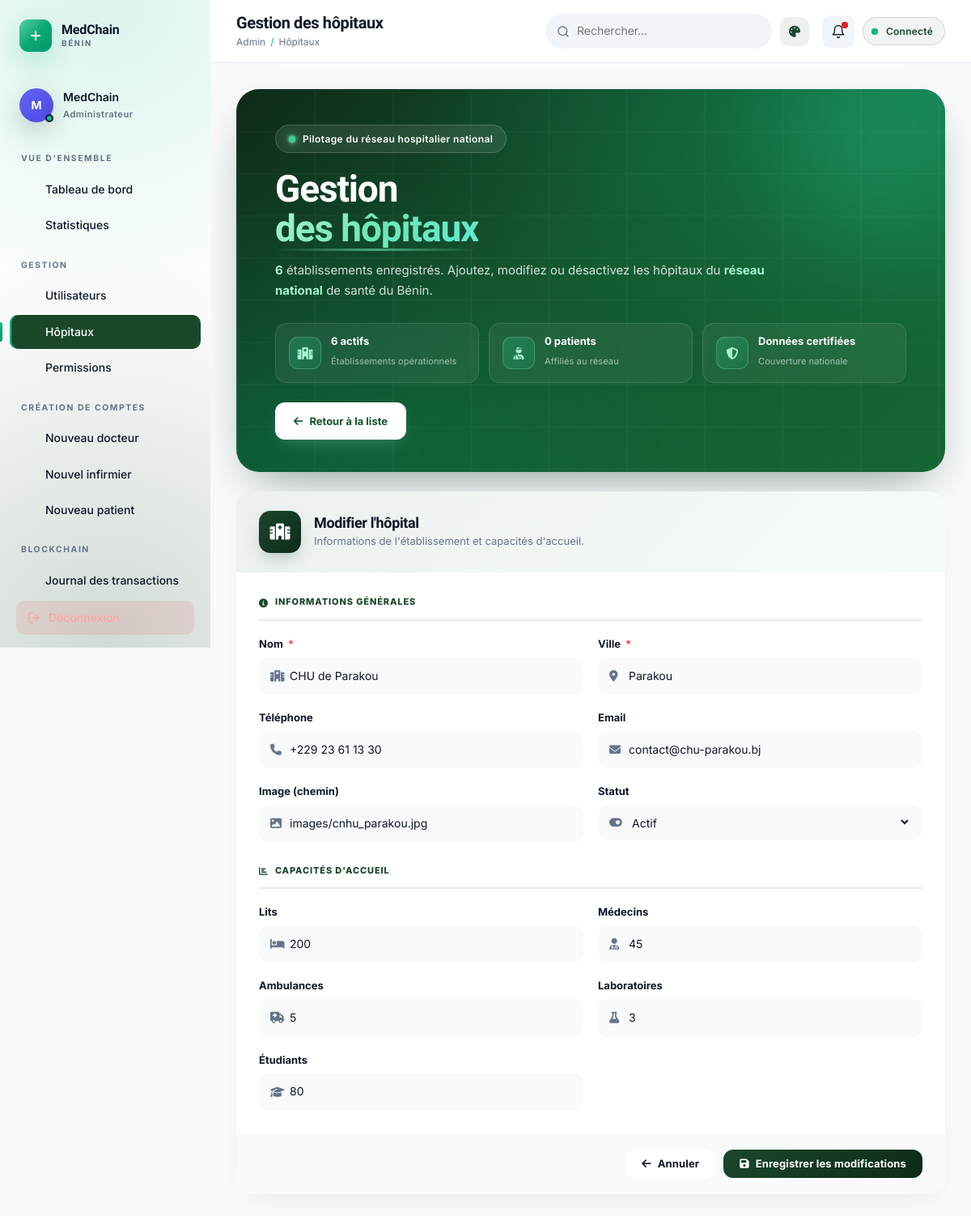
/gestion_hopitaux.php?mode=modifier&id=15 (signed in), run on the app's committed database.
### tables this page shows
CREATE TABLE `hopitaux` (
  `id` int(11) NOT NULL AUTO_INCREMENT,
  `nom` varchar(255) NOT NULL,
  `ville` varchar(255) NOT NULL,
  `telephone` varchar(20) DEFAULT NULL,
  `email` varchar(100) DEFAULT NULL,
  `code_blockchain` varchar(64) DEFAULT NULL,
  `date_creation` timestamp NOT NULL DEFAULT current_timestamp(),
  `statut` enum('actif','inactif') DEFAULT 'actif',
  `nombre_lits` int(11) NOT NULL,
  `nombre_medecins` int(11) NOT NULL,
  `nombre_ambulances` int(11) NOT NULL,
  `nombre_labos` int(11) NOT NULL,
  `nombre_etudiants` int(11) NOT NULL,
  `Image` varchar(255) NOT NULL,
  PRIMARY KEY (`id`),
  UNIQUE KEY `code_blockchain` (`code_blockchain`)
);

### gestion_hopitaux.php (the view, shortened to what this page needs)
<?php
require_once 'config.php';
$mode    = $_GET['mode'] ?? 'liste';
$editId  = (int)($_GET['id'] ?? 0);
$hopitalEdit = null;
if ($mode === 'modifier' && $editId > 0) {
    $stmt = $pdo->prepare("SELECT * FROM hopitaux WHERE id=?");
    $stmt->execute([$editId]);
    $hopitalEdit = $stmt->fetch();
}
$hopitaux = $pdo->query("
    SELECT h.*,
        (SELECT COUNT(*) FROM patients WHERE hopital_reference=h.id) AS nb_patients,
        (SELECT COUNT(*) FROM infirmiers WHERE hopital_principal_id=h.id) AS nb_infirmiers,
        (SELECT COUNT(*) FROM docteurs WHERE hopital_id=h.id) AS nb_docteurs
    FROM hopitaux h ORDER BY h.nom
")->fetchAll();
require_once 'includes/header_dashboard.php';
?>
<?php
  $totalActifs   = count(array_filter($hopitaux, fn($h) => ($h['statut'] ?? '') === 'actif'));
  $totalPatients = array_sum(array_column($hopitaux, 'nb_patients'));
?>
<section class="creer-hero reveal-up">
  <div class="ch-decor">
    <div class="ch-orb ch-orb-1"></div>
    <div class="ch-orb ch-orb-2"></div>
  </div>
  <div class="ch-content">
    <span class="ch-eyebrow">
      <span class="ch-dot"></span>
      Pilotage du réseau hospitalier national
    </span>
    <h1 class="ch-title">
      Gestion<br>
      <span class="ch-title-hl">des hôpitaux</span>
    </h1>
    <p class="ch-lead">
      <strong><?= count($hopitaux) ?></strong> établissements enregistrés.
      Ajoutez, modifiez ou désactivez les hôpitaux du <strong>réseau national</strong> de santé du Bénin.
    </p>
    <div class="ch-chips">
      <div class="ch-chip">
        <div class="ch-chip-icon"><i class="fas fa-hospital"></i></div>
        <div class="ch-chip-text">
          <strong><?= $totalActifs ?> actifs</strong>
          <span>Établissements opérationnels</span>
        </div>
      </div>
      <div class="ch-chip">
        <div class="ch-chip-icon"><i class="fas fa-user-injured"></i></div>
        <div class="ch-chip-text">
          <strong><?= $totalPatients ?> patients</strong>
          <span>Affiliés au réseau</span>
        </div>
      </div>
      <div class="ch-chip">
        <div class="ch-chip-icon"><i class="fas fa-shield-halved"></i></div>
        <div class="ch-chip-text">
          <strong>Données certifiées</strong>
          <span>Couverture nationale</span>
        </div>
      </div>
    </div>
    <div class="ch-actions">
      <?php if ($mode === 'liste'): ?>
        <a href="?mode=ajouter" class="ch-btn ch-btn-primary">
          <i class="fas fa-plus-circle"></i> Nouvel hôpital
        </a>
      <?php else: ?>
        <a href="gestion_hopitaux.php" class="ch-btn ch-btn-primary">
          <i class="fas fa-arrow-left"></i> Retour à la liste
        </a>
      <?php endif; ?>
    </div>
  </div>
</section>
<?php if ($mode === 'liste'): ?>
<section class="dash-card reveal-up">
  <div class="dash-card-head">
    <div>
      <h3><i class="fas fa-hospital" style="color:var(--forest)"></i> <?= count($hopitaux) ?> établissement<?= count($hopitaux) > 1 ? 's' : '' ?></h3>
      <p>Triés par ordre alphabétique</p>
    </div>
  </div>
  <?php if (empty($hopitaux)): ?>
    <div class="empty">
      <div class="empty-icon"><i class="fas fa-hospital"></i></div>
      <h4>Aucun hôpital enregistré</h4>
      <p>Cliquez sur « Nouvel hôpital » pour commencer.</p>
    </div>
  <?php else: ?>
    <div class="hopital-list">
      <?php foreach ($hopitaux as $h): ?>
        <div class="hopital-card <?= ($h['statut'] ?? 'actif') !== 'actif' ? 'is-inactive' : '' ?>">
          <div class="hopital-icon"><i class="fas fa-hospital"></i></div>
          <div class="hopital-body">
            <div class="hopital-head">
              <h4><?= htmlspecialchars($h['nom']) ?></h4>
              <span class="hopital-badge <?= ($h['statut'] ?? 'actif') === 'actif' ? 'ok' : 'ko' ?>">
                <?= ucfirst($h['statut'] ?? 'actif') ?>
              </span>
            </div>
            <p class="hopital-meta">
              <span><i class="fas fa-map-marker-alt"></i> <?= htmlspecialchars($h['ville']) ?></span>
              <?php if ($h['telephone']): ?><span><i class="fas fa-phone"></i> <?= htmlspecialchars($h['telephone']) ?></span><?php endif; ?>
              <?php if ($h['email']): ?><span><i class="fas fa-envelope"></i> <?= htmlspecialchars($h['email']) ?></span><?php endif; ?>
            </p>
            <div class="hopital-stats">
              <span><i class="fas fa-bed"></i> <?= (int)($h['nombre_lits'] ?? 0) ?> lits</span>
              <span><i class="fas fa-user-injured"></i> <?= (int)$h['nb_patients'] ?> patients</span>
              <span><i class="fas fa-user-nurse"></i> <?= (int)$h['nb_infirmiers'] ?> infirmiers</span>
              <span><i class="fas fa-user-md"></i> <?= (int)$h['nb_docteurs'] ?> docteurs</span>
              <span><i class="fas fa-flask"></i> <?= (int)($h['nombre_labos'] ?? 0) ?> labos</span>
              <span><i class="fas fa-ambulance"></i> <?= (int)($h['nombre_ambulances'] ?? 0) ?> ambulances</span>
            </div>
          </div>
          <div class="hopital-actions">
            <a href="?mode=modifier&id=<?= (int)$h['id'] ?>" class="btn btn-outline btn-sm">
              <i class="fas fa-edit"></i> Modifier
            </a>
            <form method="POST" action="gestion_hopitaux.php" style="display:inline" onsubmit="return confirm('Supprimer cet hôpital ?');">
              <?= csrf_field() ?>
              <input type="hidden" name="action" value="supprimer">
              <input type="hidden" name="id" value="<?= (int)$h['id'] ?>">
              <button type="submit" class="btn btn-danger btn-sm">
                <i class="fas fa-trash"></i> Supprimer
              </button>
            </form>
          </div>
        </div>
      <?php endforeach; ?>
    </div>
  <?php endif; ?>
</section>
<?php else:  ?>
<section class="form-shell reveal-up">
  <form method="POST" action="gestion_hopitaux.php" class="form-card" autocomplete="off">
    <div class="form-head forest">
      <div class="form-head-icon forest-icon"><i class="fas fa-hospital"></i></div>
      <div>
        <h2><?= $mode === 'modifier' ? "Modifier l'hôpital" : "Nouvel hôpital" ?></h2>
        <p>Informations de l'établissement et capacités d'accueil.</p>
      </div>
    </div>
    <div class="form-body">
      <div class="section-divider"><i class="fas fa-info-circle"></i> Informations générales</div>
      <div class="form-grid">
        <div class="form-group">
          <label>Nom <span class="req">*</span></label>
          <div class="input-shell"><i class="fas fa-hospital"></i>
            <input type="text" name="nom" required placeholder="Nom officiel"
                   value="<?= htmlspecialchars($hopitalEdit['nom'] ?? $_POST['nom'] ?? '') ?>">
          </div>
        </div>
        <div class="form-group">
          <label>Ville <span class="req">*</span></label>
          <div class="input-shell"><i class="fas fa-map-marker-alt"></i>
            <input type="text" name="ville" required placeholder="Cotonou, Parakou..."
                   value="<?= htmlspecialchars($hopitalEdit['ville'] ?? $_POST['ville'] ?? '') ?>">
          </div>
        </div>
        <div class="form-group">
          <label>Téléphone</label>
          <div class="input-shell"><i class="fas fa-phone"></i>
            <input type="text" name="telephone" placeholder="+229 00 00 00 00"
                   value="<?= htmlspecialchars($hopitalEdit['telephone'] ?? '') ?>">
          </div>
        </div>
        <div class="form-group">
          <label>Email</label>
          <div class="input-shell"><i class="fas fa-envelope"></i>
            <input type="email" name="email" placeholder="contact@hopital.bj"
                   value="<?= htmlspecialchars($hopitalEdit['email'] ?? '') ?>">
          </div>
        </div>
        <div class="form-group">
          <label>Image (chemin)</label>
          <div class="input-shell"><i class="fas fa-image"></i>
            <input type="text" name="image" placeholder="images/cnhu.jpg"
                   value="<?= htmlspecialchars($hopitalEdit['Image'] ?? '') ?>">
          </div>
        </div>
        <div class="form-group">
          <label>Statut</label>
          <div class="input-shell"><i class="fas fa-toggle-on"></i>
            <select name="statut">
              <option value="actif"   <?= ($hopitalEdit['statut'] ?? 'actif') === 'actif'   ? 'selected' : '' ?>>Actif</option>
            </select>
          </div>
        </div>
      </div>
      <div class="section-divider"><i class="fas fa-chart-bar"></i> Capacités d'accueil</div>
      <div class="form-grid">
        <div class="form-group">
          <label>Lits</label>
          <div class="input-shell"><i class="fas fa-bed"></i>
            <input type="number" name="nombre_lits" min="0" value="<?= (int)($hopitalEdit['nombre_lits'] ?? 0) ?>">
          </div>
        </div>
        <div class="form-group">
          <label>Médecins</label>
          <div class="input-shell"><i class="fas fa-user-md"></i>
            <input type="number" name="nombre_medecins" min="0" value="<?= (int)($hopitalEdit['nombre_medecins'] ?? 0) ?>">
          </div>
        </div>
        <div class="form-group">
          <label>Ambulances</label>
          <div class="input-shell"><i class="fas fa-ambulance"></i>
            <input type="number" name="nombre_ambulances" min="0" value="<?= (int)($hopitalEdit['nombre_ambulances'] ?? 0) ?>">
          </div>
        </div>
        <div class="form-group">
          <label>Laboratoires</label>
          <div class="input-shell"><i class="fas fa-flask"></i>
            <input type="number" name="nombre_labos" min="0" value="<?= (int)($hopitalEdit['nombre_labos'] ?? 0) ?>">
          </div>
        </div>
        <div class="form-group">
          <label>Étudiants</label>
          <div class="input-shell"><i class="fas fa-graduation-cap"></i>
            <input type="number" name="nombre_etudiants" min="0" value="<?= (int)($hopitalEdit['nombre_etudiants'] ?? 0) ?>">
          </div>
        </div>
      </div>
    </div>
    <div class="form-actions">
      <a href="gestion_hopitaux.php" class="btn btn-outline">
        <i class="fas fa-arrow-left"></i> Annuler
      </a>
      <button type="submit" class="btn btn-forest">
        <i class="fas fa-save"></i>
        <?= $mode === 'modifier' ? 'Enregistrer les modifications' : "Ajouter l'hôpital" ?>
      </button>
    </div>
  </form>
</section>
<?php endif; ?>
<?php require_once 'includes/footer_dashboard.php'; ?>

### data on the page
hopitaux: nom "CHU de Parakou", ville "Parakou", telephone "+229 23 61 13 30", email "contact@chu-parakou.bj", image "images/cnhu_parakou.jpg", statut "Actif", nombre_lits "200", nombre_medecins "45", nombre_ambulances "5", nombre_labos "3", nombre_etudiants "80"

### other printed values
$userInitials "M"
$userName "MedChain"
$roleLabel "Administrateur"
$group['title'] "VUE D'ENSEMBLE"
$label "Tableau de bord"
$label "Statistiques"
$group['title'] "GESTION"
$label "Utilisateurs"
$label "Hôpitaux"
$label "Permissions"
$group['title'] "CRÉATION DE COMPTES"
$label "Nouveau docteur"
$label "Nouvel infirmier"
$label "Nouveau patient"
$group['title'] "BLOCKCHAIN"
